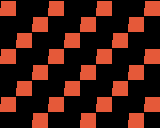

A level layout from a 2D game, rendered from its tile map. Below: a short description, then the map file with its tile-grid data intact:
An orthogonal 10x8 tile map with 16x16 px tiles, 1 tile layer (Ground).

<map version="1.10" tiledversion="1.12.0" orientation="orthogonal" renderorder="right-down" width="10" height="8" tilewidth="16" tileheight="16" infinite="0" nextlayerid="2" nextobjectid="1">
 <tileset firstgid="1" name="world_tiles" tilewidth="16" tileheight="16" tilecount="32" columns="8">
  <image source="../tiles.png" width="128" height="64" />
 </tileset>
 <layer id="1" name="Ground" width="10" height="8">
  <data encoding="csv">
2,0,0,2,0,0,2,0,0,2,
0,0,2,0,0,2,0,0,2,0,
0,2,0,0,2,0,0,2,0,0,
2,0,0,2,0,0,2,0,0,2,
0,0,2,0,0,2,0,0,2,0,
0,2,0,0,2,0,0,2,0,0,
2,0,0,2,0,0,2,0,0,2,
0,0,2,0,0,2,0,0,2,0
</data>
 </layer>
</map>
